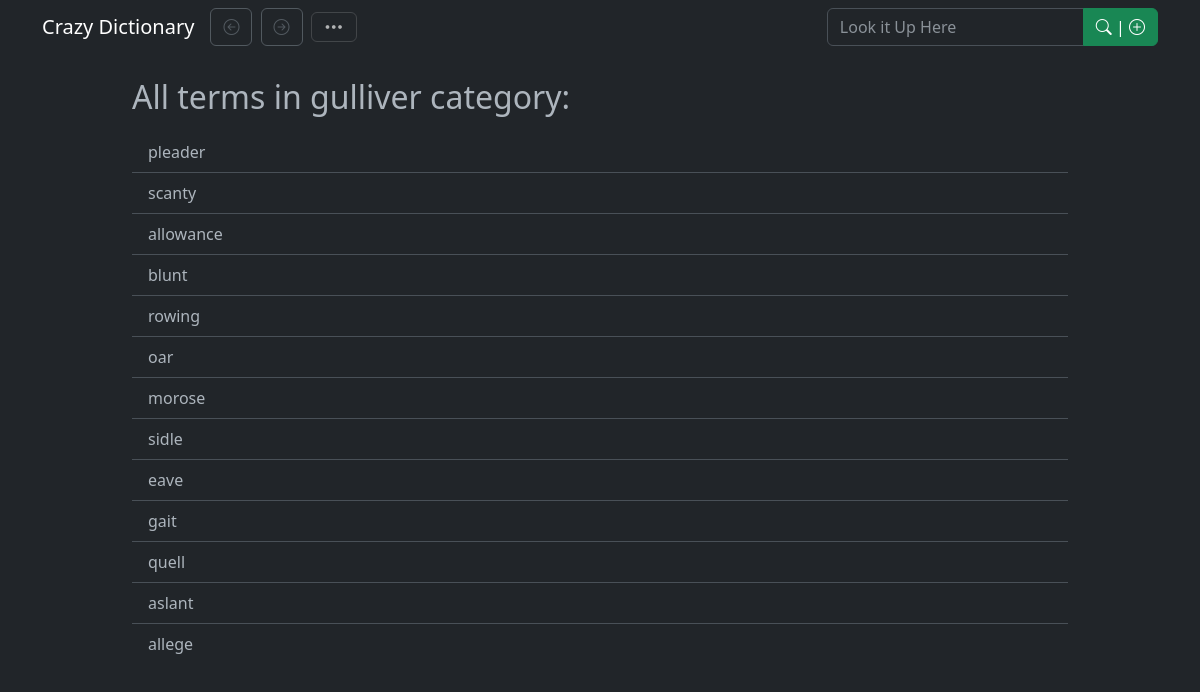
/dictionary/search/category/gulliver, run on the app's committed database.
### tables this page shows
CREATE TABLE "words" (
"key"	INTEGER,
"word"	TEXT NOT NULL UNIQUE,
"mean"	TEXT DEFAULT '? ? ?',
"ref"	INTEGER,
"note"	TEXT,
PRIMARY KEY("key"),
FOREIGN KEY("ref") REFERENCES "words"("key")
);

### CrazyDic_app.py (the view, shortened to what this page needs)
    def wrappe(**kwargs):
        if __name__ == '__main__':
            print('initializing... :    '+'; '.join([k+' = '+kwargs[k] for k in kwargs]))
        if request.args.get('new_session'):
            session_data.set_session(new=True)
        else:
            session_data.set_session()
        return func(kwargs) if kwargs else func()

### CrazyDic_2.py (called while the page is built)
def escape_quote(s: str) -> str:
    return s.replace("'", "''")

def trim(word: str) -> str:
    pices = word.split(' ')
    return ' '.join(filter(bool, pices))

def category_query(category: str) -> tuple[str, ...]:
    connection = sql.connect(DICTIONARY)
    cursor = connection.cursor()
    category = trim(category)
    query = f"""
        SELECT words.word
        FROM words LEFT JOIN cat ON cat.word = words.key
        WHERE cat.cat {"= '" + escape_quote(category) + "'" if category else 'IS NULL'};"""
    cursor.execute(query)
    res = cursor.fetchall()
    connection.close()
    return tuple(x[0] for x in res)

    @property
    def name(self) -> str:
        return self._name

### CrazyDic_app.py (called while the page is built, shortened)
def is_mobile() -> bool:
    if MOBILE_ONLY:
        return True
    if DESKTOP_ONLY:
        return False
    user_agent = request.headers.get('User-Agent')
    return user_agent is not None and ('Android' in user_agent or 'iPhone' in user_agent)

def key_gen() -> str:
    return datetime.now().isoformat()

def go_back() -> int:
    c_id = session_data['chron-index']
    while c_id >= 0:
        back_path = session_data['chron'][c_id]
        if back_path != request.path:
            return c_id
        c_id -= 1
    return -1

def go_forward() -> int:
    if len(session_data['chron']) > session_data['chron-index'] + 1:
        return session_data['chron-index'] + 1
    else:
        return -1

def init(func):
    def wrappe(**kwargs):
        if __name__ == '__main__':
            print('initializing... :    '+'; '.join([k+' = '+kwargs[k] for k in kwargs]))
        if request.args.get('new_session'):
            session_data.set_session(new=True)
        else:
            session_data.set_session()
        return func(kwargs) if kwargs else func()
    return wrappe

    def new(self):
        if 'key-session' not in session:
            raise ValueError('Not logged in yet')
        ordered_keys = sorted(map(datetime.fromisoformat, self._data.keys()), reverse=True)
        self._data = {key.isoformat(): self._data[key.isoformat()]
                      for i, key
                      in enumerate(ordered_keys)
                      if i < SESSIONS_MAX and datetime.now() - key < SESSION_TIMEOUT}
        self._data[session['key-session']] = {'vox': Vox(), 'vox-bis': None,
                                              'chron': [], 'chron-index': -1, 'key-form': '',
                                              'dark-mode': True, 'read-mode': False}

### templates/search.html (shortened to what this page needs)
{% extends "floor.html" %}
{% block content %}
<div class="container" style="width: 80%">
    <h2 class="mt-4">{{ title }}</h2>
    <div class="list-group list-group-flush mt-3">
        {% for item in listed %}
        <a href="{{ url_for('dictionary', word=item) }}" class="list-group-item list-group-item-action"> {{ item }} </a>
        {% endfor %}
    </div>
</div>
{% endblock %}

### data on the page
words: word "pleader"
words: word "scanty"
words: word "allowance"
words: word "blunt"
words: word "rowing"
words: word "oar"
words: word "morose"
words: word "sidle"
words: word "eave"
words: word "gait"
words: word "quell"
words: word "aslant"
words: word "allege"

### other printed values
{{ title }} "All terms in gulliver category:"
